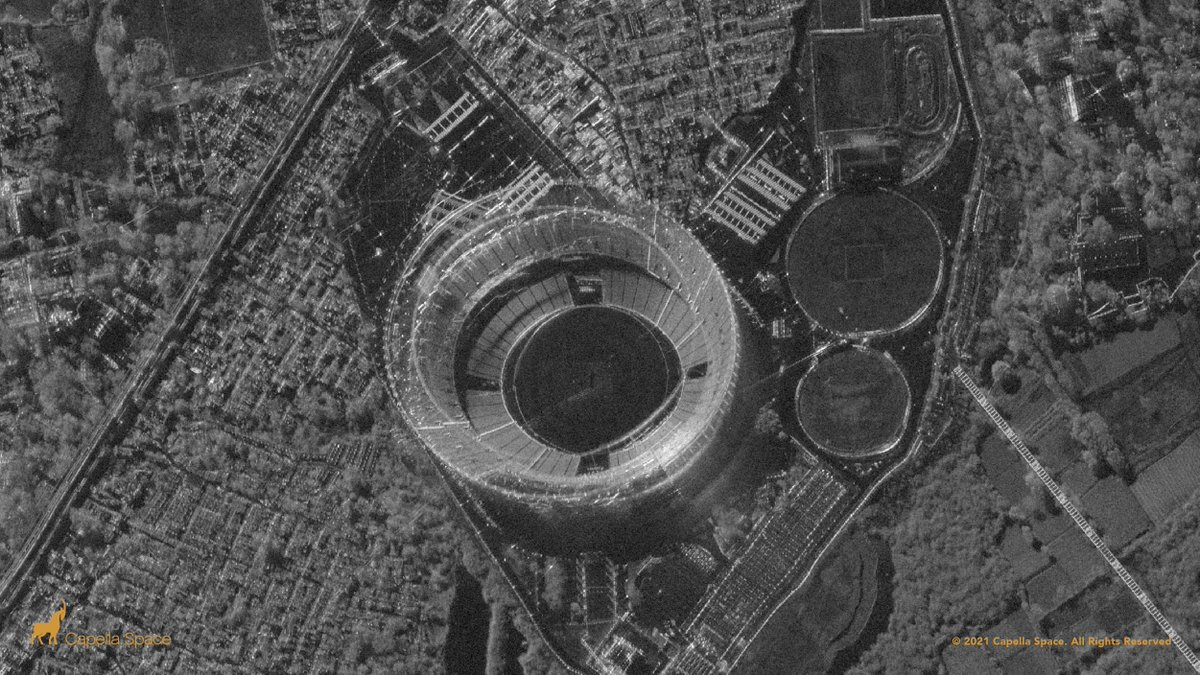
#> input picture hm2/sar_1.jpg, 1200 x 675 px, found by its file name
$ python hm2.py
#> lines starting #> are read from the running program, lines starting #| are printed output that depends on the picture; long printed decimals are rounded
import numpy as np
import cv2
import matplotlib.pyplot as plt
import copy
import math

from skimage.metrics import structural_similarity, mean_squared_error


image = cv2.imread('hm2\sar_1.jpg')
#> image is the input picture: shape (675, 1200, 3); mean B, G, R 78.1, 78.2, 78.3
image_gray = cv2.cvtColor(image, cv2.COLOR_BGR2GRAY)

#Оригинальное изображение
plt.imshow(image_gray, cmap = "gray")
plt.show()

#1 задание. Шумим фильтрами
mean = 0
stddev = 100
noise_gauss = np.zeros(image_gray.shape, np.uint8)
cv2.randn(noise_gauss, mean, stddev)
plt.imshow(noise_gauss, cmap = "gray")
plt.show()

noise = np.random.randint(0, 101, size = (image_gray.shape[0], image_gray.shape[1]), dtype = int)
zeros_pixel = np.where(noise == 0)
ones_pixel = np.where(noise == 100)

bg_image = np.ones(image_gray.shape, np.uint8) * 128
bg_image[zeros_pixel] = 0
bg_image[ones_pixel] = 255
plt.imshow(bg_image, cmap = "gray")
plt.show()

image_noise_gauss = cv2.add(image_gray, noise_gauss)
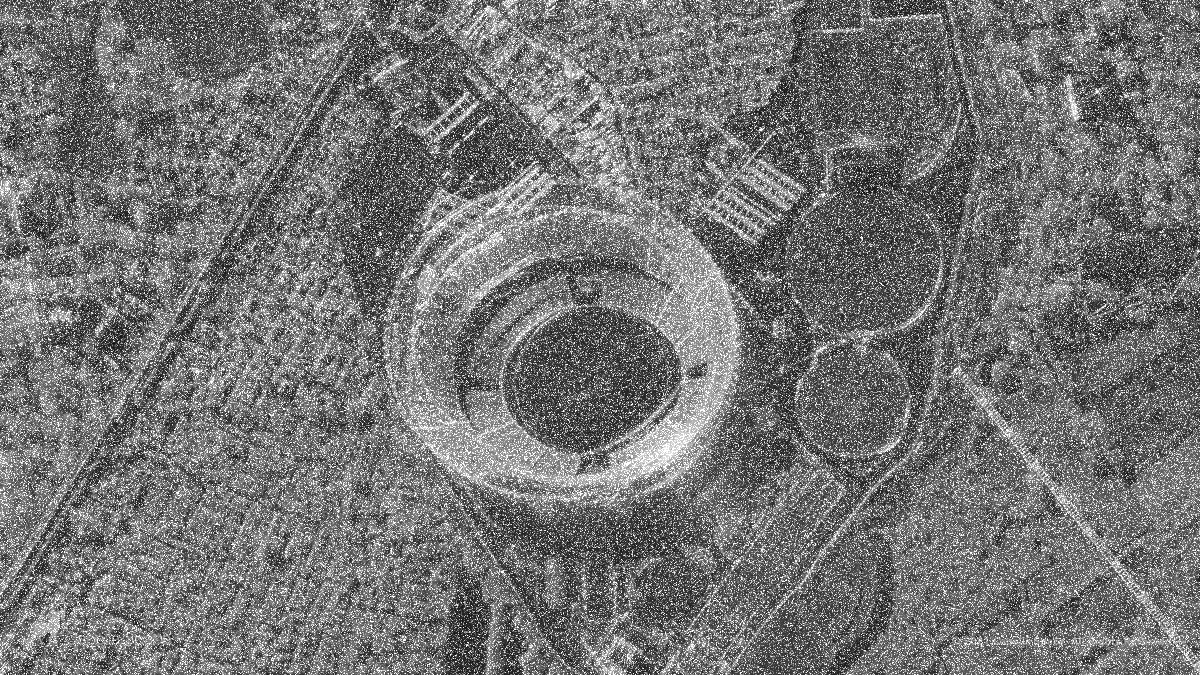
#> image_noise_gauss: shape (675, 1200); min 0, max 255, mean 116.1
plt.imshow(image_noise_gauss, cmap = "gray")
plt.show()

# 2 задание. Проверка на то, какой фильтр показал лучший результат фильтрации шума
print("Давайте пошумим")
mse_gauss = mean_squared_error(image_gray, image_noise_gauss)
#> mse_gauss = 4230.7
(ssim, diff) = structural_similarity(image_gray, image_noise_gauss, full=True)
#> ssim = 0.187
print(mse_gauss, ssim)
#| 4230.673 0.187

image_gauss_median = cv2.medianBlur(image_noise_gauss, 3)
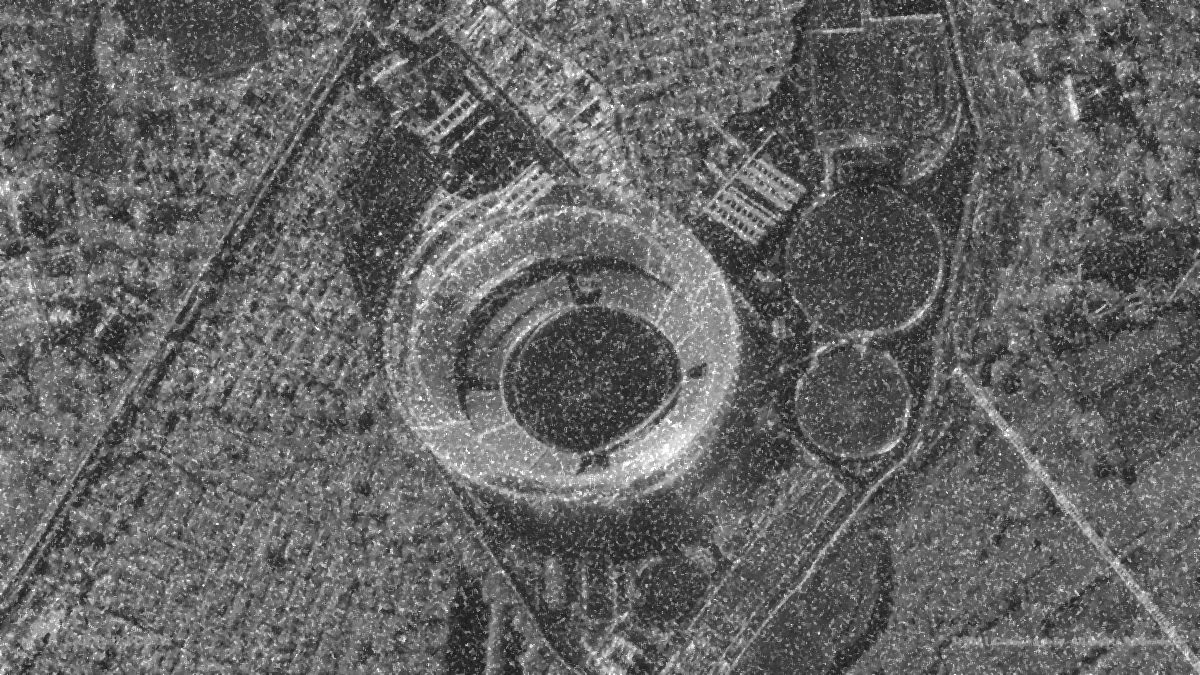
#> image_gauss_median: shape (675, 1200); min 23, max 255, mean 99.8
mse_gauss_median = mean_squared_error(image_gray, image_gauss_median)
#> mse_gauss_median = 1038
(ssim_gauss_median, diff) = structural_similarity(image_gray,  image_gauss_median, full=True)
#> ssim_gauss_median = 0.428
print(mse_gauss_median, ssim_gauss_median)
#| 1038.045 0.4282

plt.imshow(image_gauss_median, cmap="gray")
plt.show()


image_sp = copy.deepcopy(image_gray)

image_sp[zeros_pixel] = 0
image_sp[ones_pixel] = 255
plt.imshow(image_sp, cmap="gray")
plt.show()

#Еще пошумим
print("Еще пошумим")
mse_sp = mean_squared_error(image_gray, image_sp)
#> mse_sp = 399.4
(ssim_sp, diff) = structural_similarity(image_gray, image_sp, full=True)
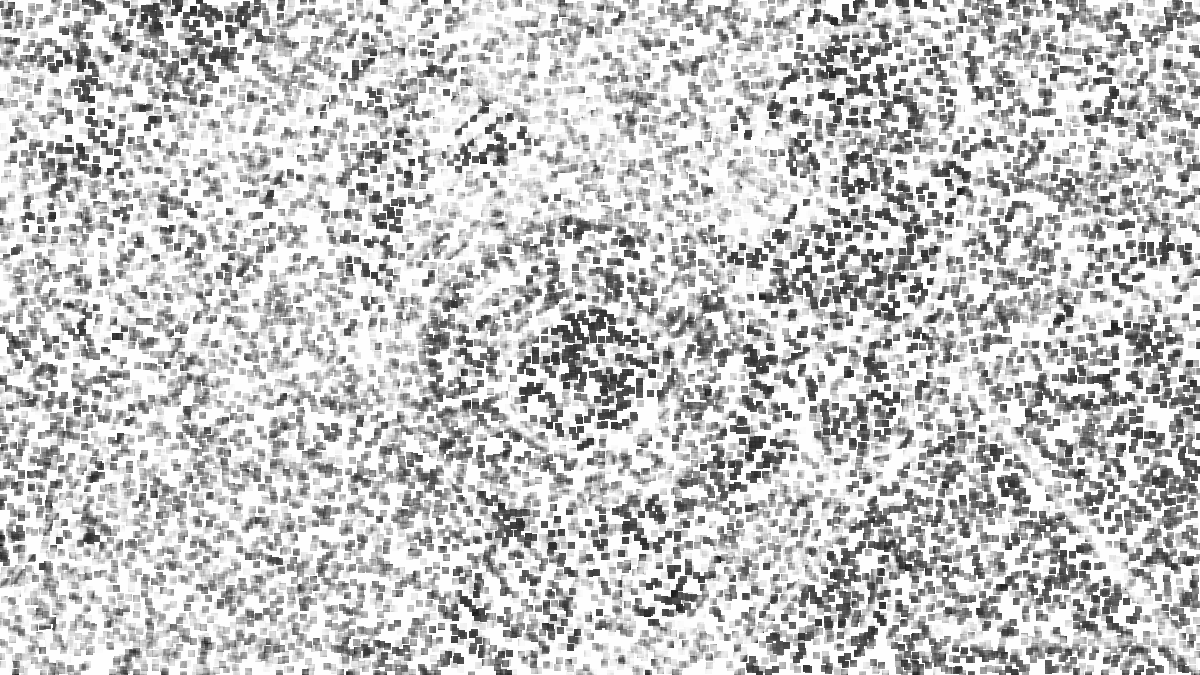
#> diff: shape (675, 1200) float64; min -0.219, max 1, mean 0.714; drawn with min black and max white
#> ssim_sp = 0.714
print(mse_sp, ssim_sp)
#| 399.437 0.7139

image_sp_median = cv2.medianBlur(image_sp, 3)
mse_sp_median = mean_squared_error(image_gray, image_sp_median)
#> mse_sp_median = 95.88
(ssim_sp_median, diff) = structural_similarity(image_gray, image_sp_median, full=True)
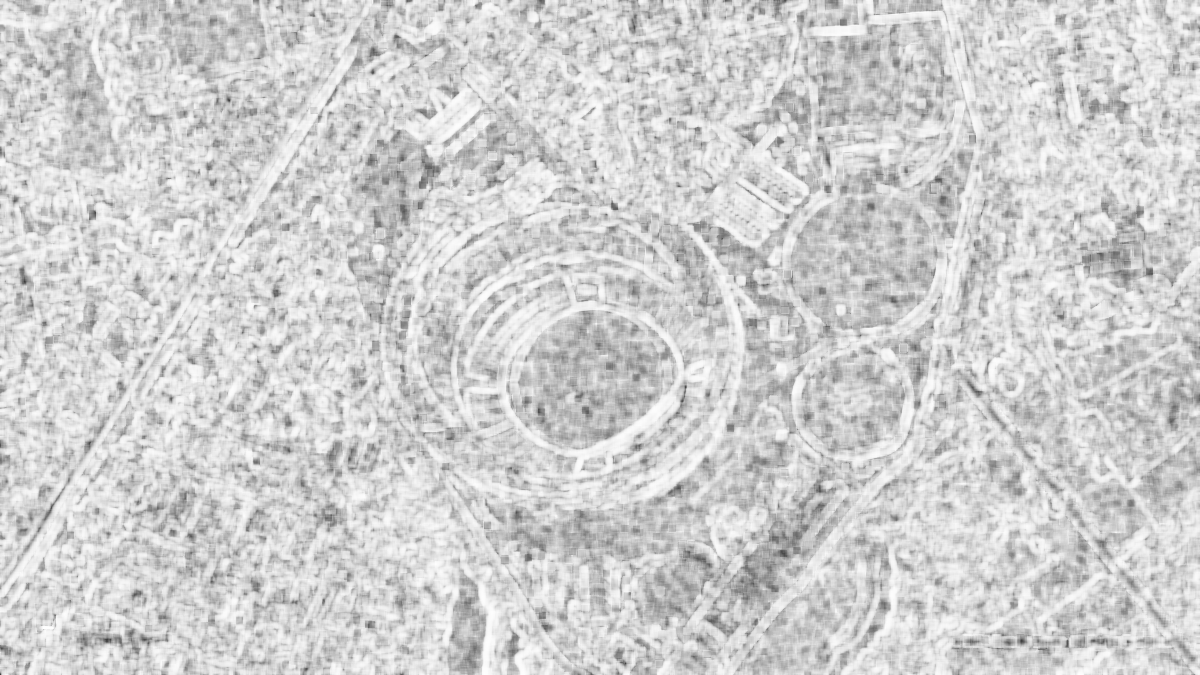
#> diff: shape (675, 1200) float64; min 0.244, max 1, mean 0.816
#> ssim_sp_median = 0.816
print(mse_sp_median, ssim_sp_median)
#| 95.879 0.8161

#3 задание. Фильтры?
print("Gauss filter")
image_gauss_gauss = cv2.GaussianBlur(image_noise_gauss,(5,5),0)
plt.imshow(image_gauss_gauss, cmap = "gray")
plt.show()

print("Bilat filter")
image_gauss_bilat = cv2.bilateralFilter(image_noise_gauss,9,75,75)
plt.imshow(image_gauss_bilat, cmap = "gray")
plt.show()

print("nlm filter")
image_gauss_nlm = cv2.fastNlMeansDenoising(image_noise_gauss, h = 20)
plt.imshow(image_gauss_nlm, cmap = "gray")
plt.show()

print("averaging filter")
kernel_5 = np.ones((5,5),np.float32)/25
image_k5 = cv2.filter2D(image_gray,-1,kernel_5)
plt.imshow(image_k5, cmap = "gray")
plt.show()

image_b5 = cv2.blur(image_gray,(5,5))
mse_kb = mean_squared_error(image_k5, image_b5)
#> mse_kb = 0
(ssim_kb, diff) = structural_similarity(image_k5, image_b5, full=True)
#> diff: shape (675, 1200) float64; every value is 1
#> ssim_kb = 1
print(mse_kb, ssim_kb)
#| 0.0 1.0

print("Laplasian filter")
# Laplasian
kernel_lapl = np.array([[0,-10,0],
                        [-10,40,-10],
                        [0,-10,0]], np.float32)
image_lapl = cv2.filter2D(image_gray,-1,kernel_lapl)
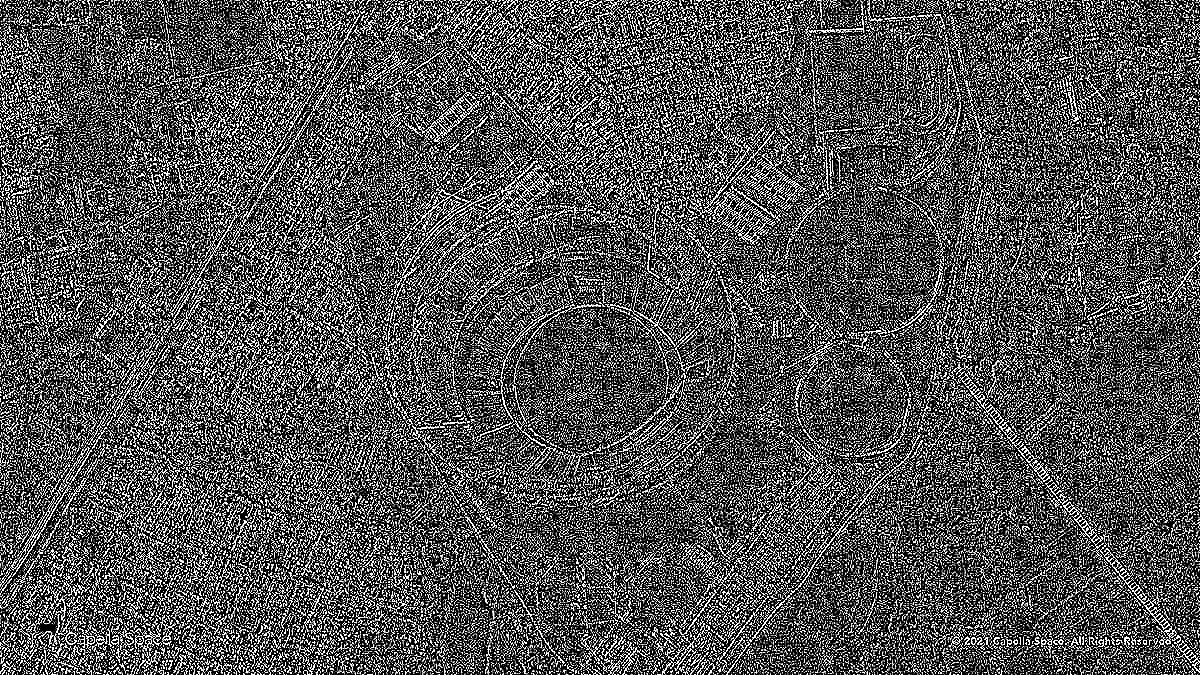
#> image_lapl: shape (675, 1200); min 0, max 255, mean 83.6
plt.imshow(image_lapl, cmap="gray")
plt.show()

$ run again, with hm2/img.jpg copied over hm2/sar_1.jpg
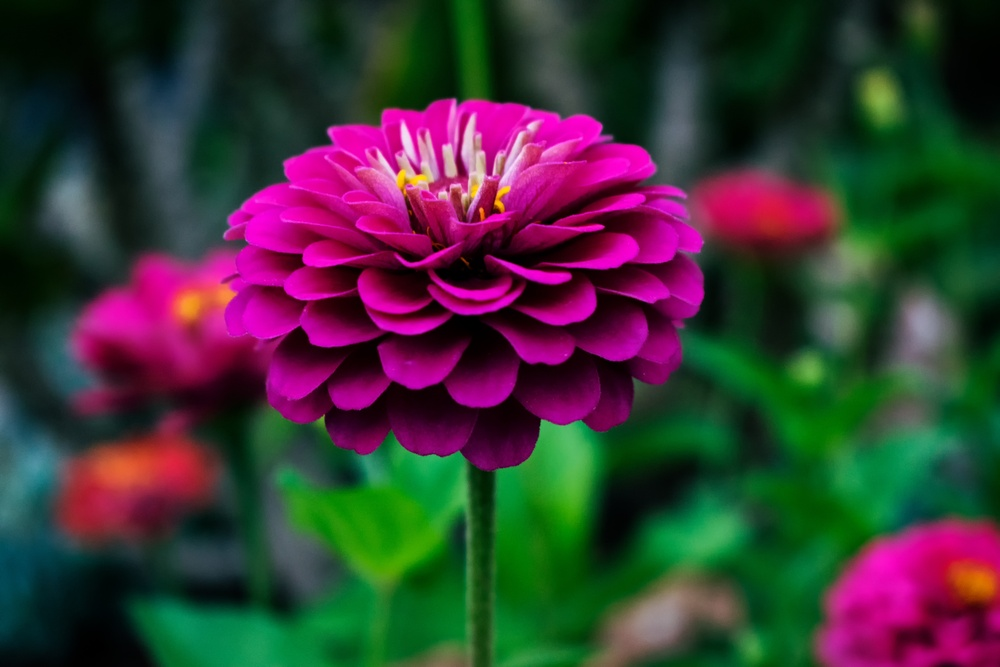
#> input picture hm2/img.jpg, 1000 x 667 px, shrunk from 6000 x 4000 before the run, found by its file name
#> image is the input picture: shape (667, 1000, 3); mean B, G, R 53.9, 53.8, 59.7
#> mse_gauss = 4505.3
#> ssim = 0.0402
#| 4505.287 0.04022
#> mse_gauss_median = 845.6
#> ssim_gauss_median = 0.202
#| 845.586 0.2022
#> mse_sp = 462.3
#> ssim_sp = 0.552
#| 462.327 0.5524
#> mse_sp_median = 1.24
#> ssim_sp_median = 0.994
#| 1.243 0.9941
#> `image_gauss_bilat = cv2.bilateralFilter(image_noise_gauss,9,75,75)`:
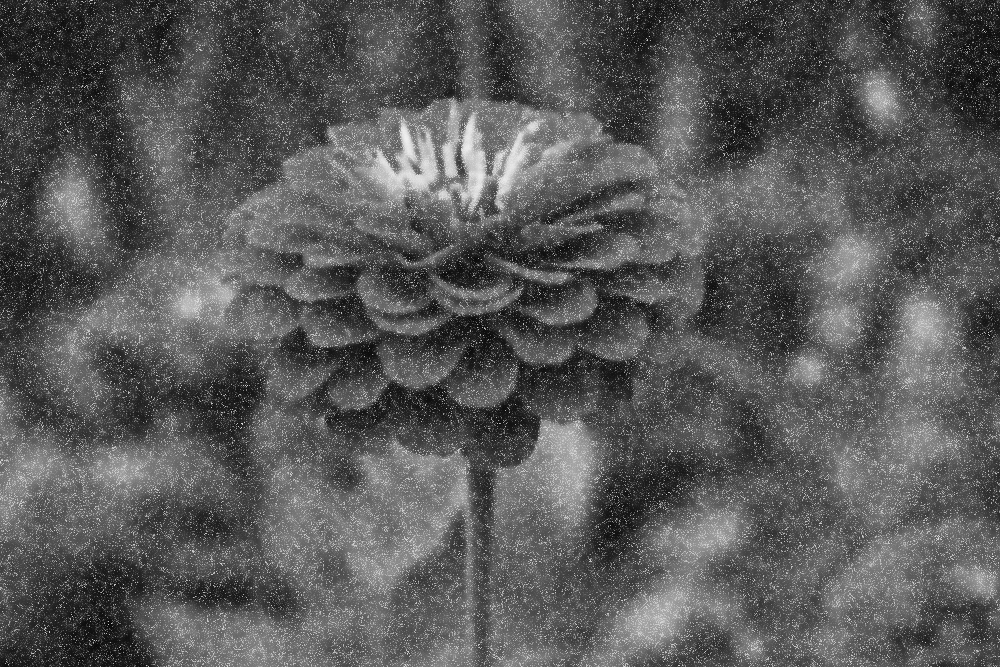
#> image_gauss_bilat: shape (667, 1000); min 8, max 240, mean 88.6
#> mse_kb = 0
#> ssim_kb = 1
#| 0.0 1.0
#> `image_lapl = cv2.filter2D(image_gray,-1,kernel_lapl)`:
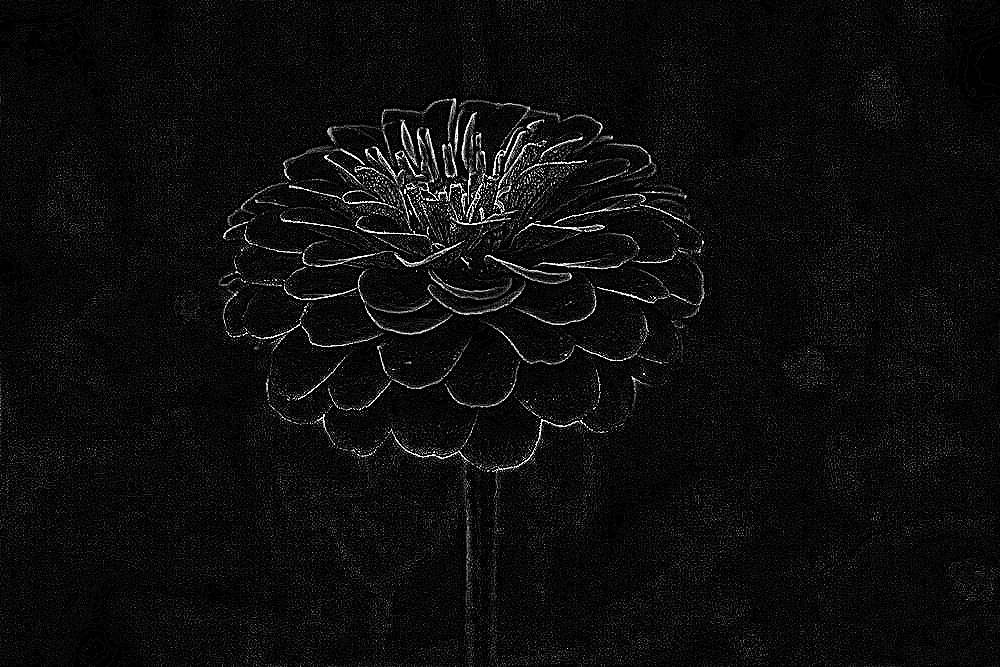
#> image_lapl: shape (667, 1000); min 0, max 255, mean 12.1
